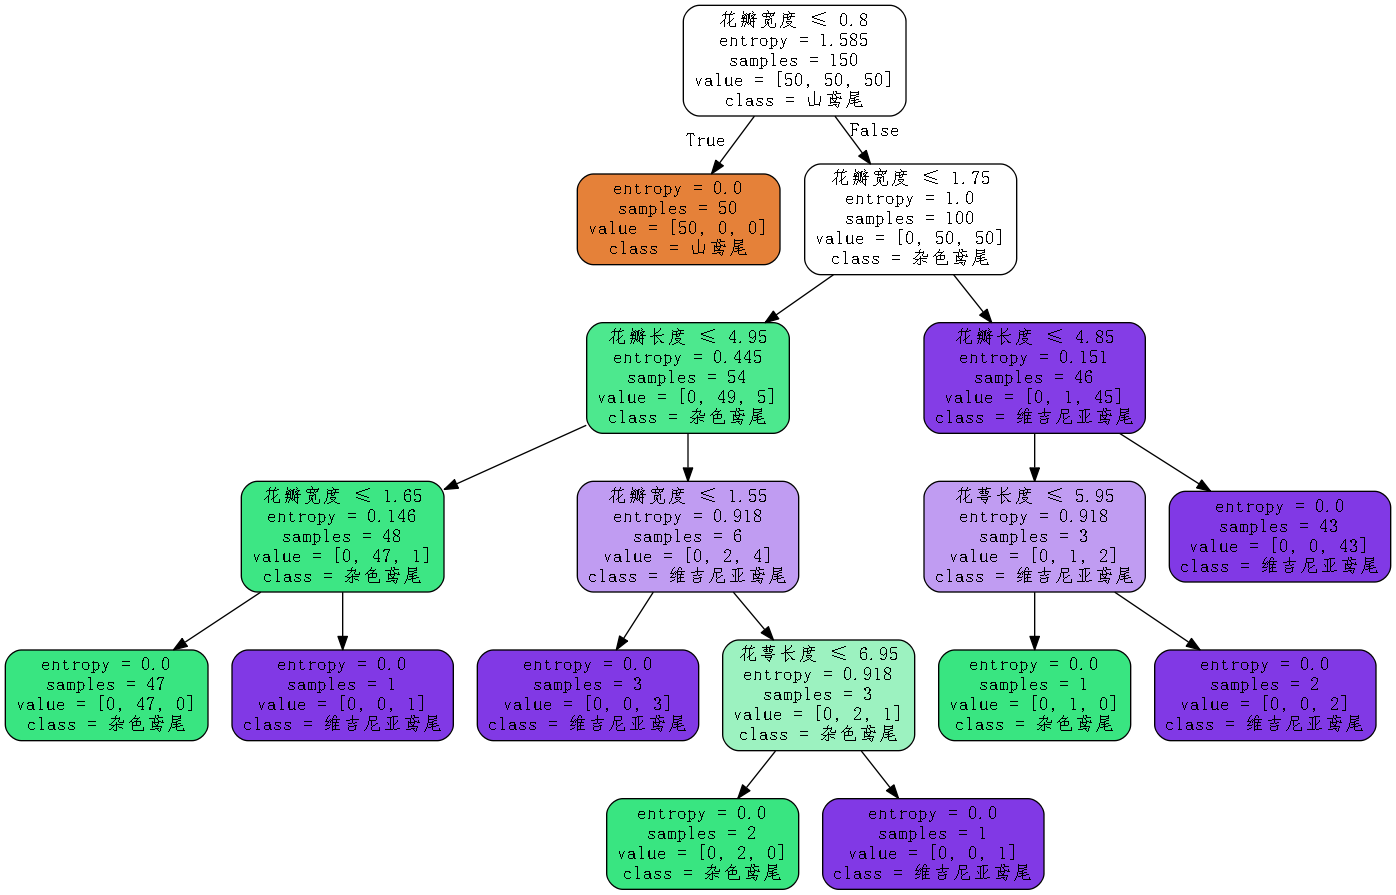

This figure's Python source:
#!/usr/bin/env python
# coding: utf-8

# In[1]:


import graphviz
import pandas as pd


from sklearn import tree
from sklearn.feature_extraction import DictVectorizer
from sklearn.model_selection import cross_val_score
from sklearn.tree import DecisionTreeClassifier


# In[2]:


# 读取数据
df = pd.read_csv("Iris.csv")


# In[3]:


# 探索数据
# 全局信息
print(df.info())


# In[4]:


# 连续型信息
print(df.describe())


# In[5]:


# 离散型信息
print(df.describe(include=["O"]))


# In[6]:


# 输出前5个
print(df.head())


# In[7]:


# 输出后5个
print(df.tail())


# In[14]:


# 选择特征数据
features = ["花萼长度", "花萼宽度", "花瓣长度", "花瓣宽度"]
df_features = df[features]
# 选择结果数据
df_labels = df["鸢尾花卉名称"]
# 生成特征值矩阵
dvec = DictVectorizer(sparse=False)
# 新矩阵
df_features = dvec.fit_transform(df_features.to_dict(orient="record"))
# 是连续性矩阵,不需要转换
print(dvec.feature_names_)
# print(df_features)


# In[16]:


# 构造决策树ID3
clf = DecisionTreeClassifier(criterion="entropy")
# 决策树训练
clf.fit(df_features, df_labels)
# 决策树预测
pred_labels = clf.predict(df_features)
# 决策树准确率
acc_decision_tree = round(clf.score(df_features, df_labels), 6)
print(acc_decision_tree)


# In[20]:


df_labels.unique()


# In[23]:


# 绘制决策树
decision_tree = "鸢尾花卉决策树"
# 1.简单绘制决策树
tree.plot_tree(clf)

# 2.输出决策树, 文字版
r = tree.export_text(decision_tree=clf, feature_names=dvec.feature_names_)
print(r)

# 3.Graphviz形式输出决策树
# pip install graphviz
# 然后官网下载安装包,并将bin路径添加到path中
# 3.1Graphviz形式输出决策树(简单)
dot_data = tree.export_graphviz(clf, out_file=None)
graph = graphviz.Source(dot_data)
graph.render(decision_tree)
# 3.2Graphviz形式输出决策树(视觉优化)
dot_data = tree.export_graphviz(
    clf,
    out_file=None,
    feature_names=dvec.feature_names_,
    class_names=df_labels.unique(),
    filled=True,
    rounded=True,
    special_characters=True,
)
# 处理中文乱码
graph = graphviz.Source(dot_data.replace("helvetica", "FangSong"))
# graph.render("决策树")
# 生成路径在当前文件夹内
graph.view(decision_tree)
# 生成图片
graph.render(filename=decision_tree, format="png")
# K 折交叉验证统计决策树准确率
print(
    u"cross_val_score 准确率为 %.4lf"
    % pd.np.mean(cross_val_score(clf, df_features, df_labels, cv=10))
)
